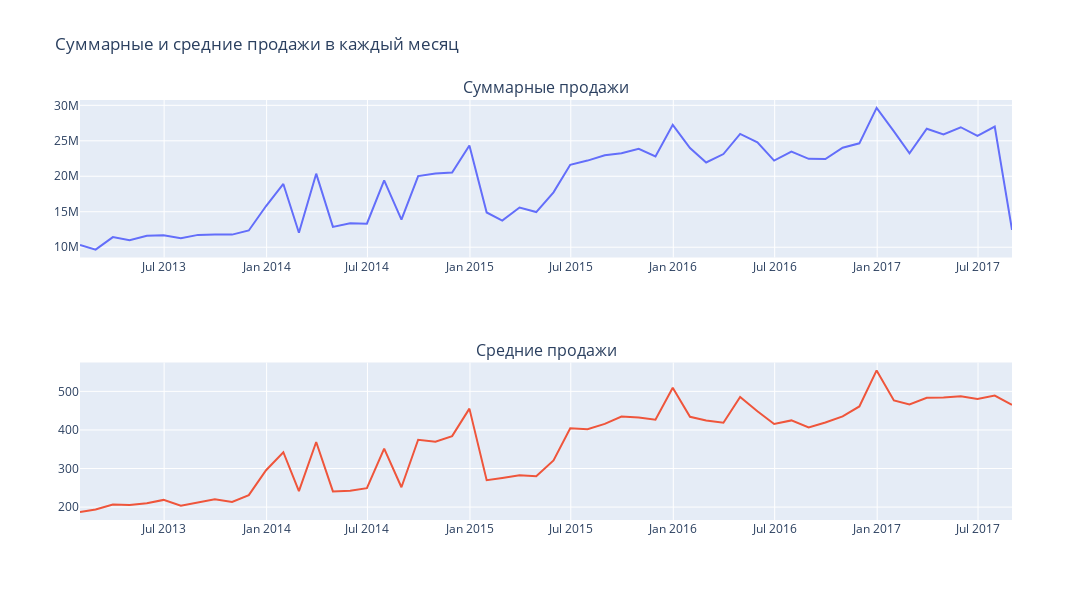

Notebook source saved alongside this figure:
### Code cell
sales_by_month_sum = pd.DataFrame(df.set_index('date').sales.resample('M').sum()).reset_index()
sales_by_month_mean = pd.DataFrame(df.set_index('date').sales.resample('M').mean()).reset_index()

fig = make_subplots(
    rows=2, cols=1,
    subplot_titles=('Суммарные продажи', 'Средние продажи'))

fig.append_trace(go.Scatter(
    x=sales_by_month_sum['date'],
    y=sales_by_month_sum['sales'],
), row=1, col=1)

fig.append_trace(go.Scatter(
    x=sales_by_month_mean['date'],
    y=sales_by_month_mean['sales'],
), row=2, col=1)

fig.update_layout(height=600, width=1400, title_text='Суммарные и средние продажи в каждый месяц', showlegend=False)
fig.show()

display(Image(filename='img/monthly_sales_sum_avg.png', width=800))
